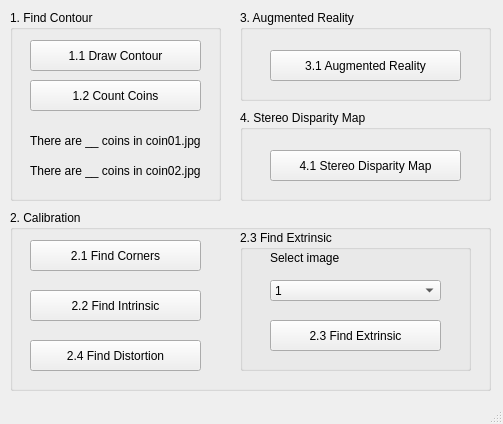
<?xml version="1.0" encoding="UTF-8"?>
<ui version="4.0">
 <class>MainWindow</class>
 <widget class="QMainWindow" name="MainWindow">
  <property name="geometry">
   <rect>
    <x>0</x>
    <y>0</y>
    <width>503</width>
    <height>424</height>
   </rect>
  </property>
  <property name="windowTitle">
   <string>MainWindow</string>
  </property>
  <widget class="QWidget" name="centralwidget">
   <widget class="QGroupBox" name="groupBox">
    <property name="geometry">
     <rect>
      <x>10</x>
      <y>10</y>
      <width>211</width>
      <height>191</height>
     </rect>
    </property>
    <property name="title">
     <string>1. Find Contour</string>
    </property>
    <widget class="QPushButton" name="pushButton">
     <property name="geometry">
      <rect>
       <x>20</x>
       <y>30</y>
       <width>171</width>
       <height>31</height>
      </rect>
     </property>
     <property name="text">
      <string>1.1 Draw Contour</string>
     </property>
    </widget>
    <widget class="QPushButton" name="pushButton_2">
     <property name="geometry">
      <rect>
       <x>20</x>
       <y>70</y>
       <width>171</width>
       <height>31</height>
      </rect>
     </property>
     <property name="text">
      <string>1.2 Count Coins</string>
     </property>
    </widget>
    <widget class="QLabel" name="label_2">
     <property name="geometry">
      <rect>
       <x>20</x>
       <y>120</y>
       <width>171</width>
       <height>21</height>
      </rect>
     </property>
     <property name="text">
      <string>There are __ coins in coin01.jpg</string>
     </property>
    </widget>
    <widget class="QLabel" name="label_3">
     <property name="geometry">
      <rect>
       <x>20</x>
       <y>150</y>
       <width>171</width>
       <height>21</height>
      </rect>
     </property>
     <property name="text">
      <string>There are __ coins in coin02.jpg</string>
     </property>
    </widget>
   </widget>
   <widget class="QGroupBox" name="groupBox_2">
    <property name="geometry">
     <rect>
      <x>10</x>
      <y>210</y>
      <width>481</width>
      <height>181</height>
     </rect>
    </property>
    <property name="title">
     <string>2. Calibration</string>
    </property>
    <widget class="QPushButton" name="pushButton_3">
     <property name="geometry">
      <rect>
       <x>20</x>
       <y>30</y>
       <width>171</width>
       <height>31</height>
      </rect>
     </property>
     <property name="text">
      <string>2.1 Find Corners</string>
     </property>
    </widget>
    <widget class="QPushButton" name="pushButton_4">
     <property name="geometry">
      <rect>
       <x>20</x>
       <y>80</y>
       <width>171</width>
       <height>31</height>
      </rect>
     </property>
     <property name="text">
      <string>2.2 Find Intrinsic</string>
     </property>
    </widget>
    <widget class="QPushButton" name="pushButton_6">
     <property name="geometry">
      <rect>
       <x>20</x>
       <y>130</y>
       <width>171</width>
       <height>31</height>
      </rect>
     </property>
     <property name="text">
      <string>2.4 Find Distortion</string>
     </property>
    </widget>
    <widget class="QGroupBox" name="groupBox_3">
     <property name="geometry">
      <rect>
       <x>230</x>
       <y>20</y>
       <width>231</width>
       <height>141</height>
      </rect>
     </property>
     <property name="title">
      <string>2.3 Find Extrinsic</string>
     </property>
     <widget class="QPushButton" name="pushButton_5">
      <property name="geometry">
       <rect>
        <x>30</x>
        <y>90</y>
        <width>171</width>
        <height>31</height>
       </rect>
      </property>
      <property name="text">
       <string>2.3 Find Extrinsic</string>
      </property>
     </widget>
     <widget class="QComboBox" name="comboBox">
      <property name="geometry">
       <rect>
        <x>30</x>
        <y>50</y>
        <width>171</width>
        <height>21</height>
       </rect>
      </property>
      <item>
       <property name="text">
        <string>1</string>
       </property>
      </item>
      <item>
       <property name="text">
        <string>2</string>
       </property>
      </item>
      <item>
       <property name="text">
        <string>3</string>
       </property>
      </item>
      <item>
       <property name="text">
        <string>4</string>
       </property>
      </item>
      <item>
       <property name="text">
        <string>5</string>
       </property>
      </item>
      <item>
       <property name="text">
        <string>6</string>
       </property>
      </item>
      <item>
       <property name="text">
        <string>7</string>
       </property>
      </item>
      <item>
       <property name="text">
        <string>8</string>
       </property>
      </item>
      <item>
       <property name="text">
        <string>9</string>
       </property>
      </item>
      <item>
       <property name="text">
        <string>10</string>
       </property>
      </item>
      <item>
       <property name="text">
        <string>11</string>
       </property>
      </item>
      <item>
       <property name="text">
        <string>12</string>
       </property>
      </item>
      <item>
       <property name="text">
        <string>13</string>
       </property>
      </item>
      <item>
       <property name="text">
        <string>14</string>
       </property>
      </item>
      <item>
       <property name="text">
        <string>15</string>
       </property>
      </item>
     </widget>
     <widget class="QLabel" name="label">
      <property name="geometry">
       <rect>
        <x>30</x>
        <y>20</y>
        <width>161</width>
        <height>16</height>
       </rect>
      </property>
      <property name="text">
       <string>Select image</string>
      </property>
     </widget>
    </widget>
   </widget>
   <widget class="QGroupBox" name="groupBox_4">
    <property name="geometry">
     <rect>
      <x>240</x>
      <y>10</y>
      <width>251</width>
      <height>91</height>
     </rect>
    </property>
    <property name="title">
     <string>3. Augmented Reality</string>
    </property>
    <widget class="QPushButton" name="pushButton_7">
     <property name="geometry">
      <rect>
       <x>30</x>
       <y>40</y>
       <width>191</width>
       <height>31</height>
      </rect>
     </property>
     <property name="text">
      <string>3.1 Augmented Reality</string>
     </property>
    </widget>
   </widget>
   <widget class="QGroupBox" name="groupBox_5">
    <property name="geometry">
     <rect>
      <x>240</x>
      <y>110</y>
      <width>251</width>
      <height>91</height>
     </rect>
    </property>
    <property name="title">
     <string>4. Stereo Disparity Map</string>
    </property>
    <widget class="QPushButton" name="pushButton_8">
     <property name="geometry">
      <rect>
       <x>30</x>
       <y>40</y>
       <width>191</width>
       <height>31</height>
      </rect>
     </property>
     <property name="text">
      <string>4.1 Stereo Disparity Map</string>
     </property>
    </widget>
   </widget>
  </widget>
  <widget class="QMenuBar" name="menubar">
   <property name="geometry">
    <rect>
     <x>0</x>
     <y>0</y>
     <width>503</width>
     <height>21</height>
    </rect>
   </property>
  </widget>
  <widget class="QStatusBar" name="statusbar"/>
 </widget>
 <resources/>
 <connections/>
</ui>
